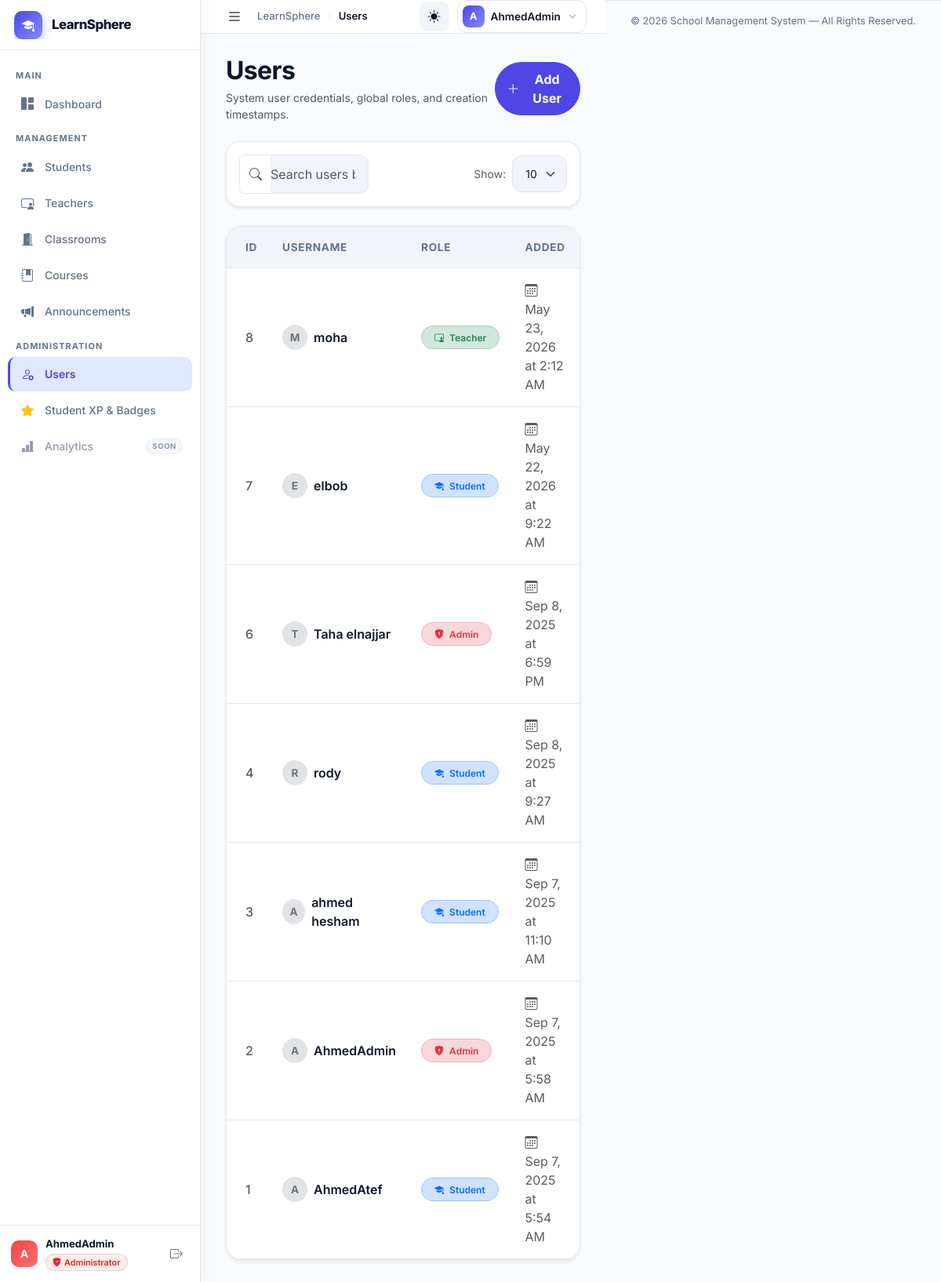
Screenshot of /modules/admin/users/index.php (signed in) with the database file from the repository.
### tables this page shows
CREATE TABLE `users` (
  `id` int(11) NOT NULL AUTO_INCREMENT,
  `username` varchar(100) NOT NULL,
  `email` varchar(150) NOT NULL,
  `password` varchar(255) NOT NULL,
  `role` enum('admin','teacher','student') DEFAULT 'student',
  `created_at` timestamp NOT NULL DEFAULT current_timestamp(),
  PRIMARY KEY (`id`),
  UNIQUE KEY `username` (`username`),
  UNIQUE KEY `email` (`email`)
);

### config/app.php (called while the page is built, shortened)
<?php
function app_base_url(): string
{
    static $baseUrl = null;
    if ($baseUrl !== null) {
        return $baseUrl;
    }
    $scriptName = str_replace('\\', '/', $_SERVER['SCRIPT_NAME'] ?? '');
    $projectFolder = basename(BASE_PATH);
    $projectPath = '/' . $projectFolder;
    $position = stripos($scriptName, $projectPath);
    if ($position !== false) {
        $baseUrl = substr($scriptName, 0, $position + strlen($projectPath));
    } else {
        $baseUrl = '';
    }
    return rtrim($baseUrl, '/');
}
function app_url(string $path = ''): string
{
    $path = ltrim($path, '/');
    $baseUrl = app_base_url();
    return ($baseUrl === '' ? '' : $baseUrl) . '/' . $path;
}

### modules/admin/users/index.php (the view, shortened to what this page needs)
<?php
require_once '../../../config/app.php';
require_once BASE_PATH . '/config/connect.php';
require_once BASE_PATH . '/includes/header.php';
$search = trim($_GET['search'] ?? '');
$limit = isset($_GET['limit']) ? (int)$_GET['limit'] : 10;
$page = isset($_GET['page']) ? (int)$_GET['page'] : 1;
$offset = ($page - 1) * $limit;
if ($search !== '') {
    $countStmt = $conn->prepare("SELECT COUNT(*) as total FROM users WHERE username LIKE ? OR role LIKE ?");
    $searchWildcard = "%$search%";
    $countStmt->bind_param("ss", $searchWildcard, $searchWildcard);
    $countStmt->execute();
    $totalRows = $countStmt->get_result()->fetch_assoc()['total'];
    $countStmt->close();
    $stmt = $conn->prepare("SELECT id, username, role, created_at FROM users WHERE username LIKE ? OR role LIKE ? ORDER BY id DESC LIMIT ? OFFSET ?");
    $stmt->bind_param("ssii", $searchWildcard, $searchWildcard, $limit, $offset);
    $stmt->execute();
    $result = $stmt->get_result();
} else {
    $totalRows = $conn->query("SELECT COUNT(*) as total FROM users")->fetch_assoc()['total'];
    $stmt = $conn->prepare("SELECT id, username, role, created_at FROM users ORDER BY id DESC LIMIT ? OFFSET ?");
    $stmt->bind_param("ii", $limit, $offset);
    $stmt->execute();
    $result = $stmt->get_result();
}
function get_role_badge(string $role): string
{
    $roleLower = strtolower($role);
    if ($roleLower === 'admin') {
        return '<span class="badge rounded-pill bg-danger-subtle text-danger border border-danger-subtle px-3 py-2 fw-semibold"><i class="bi bi-shield-lock-fill me-1"></i> Admin</span>';
    } elseif ($roleLower === 'teacher') {
        return '<span class="badge rounded-pill bg-success-subtle text-success border border-success-subtle px-3 py-2 fw-semibold"><i class="bi bi-person-video3 me-1"></i> Teacher</span>';
    } elseif ($roleLower === 'student') {
        return '<span class="badge rounded-pill bg-primary-subtle text-primary border border-primary-subtle px-3 py-2 fw-semibold"><i class="bi bi-mortarboard-fill me-1"></i> Student</span>';
    } else {
        return '<span class="badge rounded-pill bg-secondary-subtle text-secondary border border-secondary-subtle px-3 py-2 fw-semibold">' . htmlspecialchars($role) . '</span>';
    }
}
?>
    <div class="d-flex justify-content-between align-items-center mb-4">
        <div>
            <h2 class="mb-1">Users</h2>
            <p class="text-muted small mb-0">System user credentials, global roles, and creation timestamps.</p>
        </div>
        <a href="<?= app_url('modules/admin/users/create.php'); ?>"
           class="btn btn-success rounded-pill d-inline-flex align-items-center gap-2">
            <i class="bi bi-plus-lg"></i> Add User
        </a>
    </div>
    <div class="card border-0 shadow-sm mb-4" style="background: var(--app-surface); border: 1px solid var(--app-border) !important; border-radius: 18px;">
        <div class="card-body p-3">
            <form method="GET" action="" id="searchForm">
                <div class="row g-3 align-items-center">
                    <div class="col-md-6 col-lg-5">
                        <div class="input-group">
                            <span class="input-group-text bg-transparent border-end-0 text-muted" style="border-color: var(--app-border);">
                                <i class="bi bi-search"></i>
                            </span>
                            <input type="text"
                                   name="search"
                                   class="form-control border-start-0 ps-0"
                                   placeholder="Search users by username or role..."
                                   value="<?= htmlspecialchars($search); ?>"
                                   style="border-color: var(--app-border);">
                        </div>
                    </div>
                    <div class="col-auto ms-auto d-flex align-items-center gap-3">
                        <div class="d-flex align-items-center gap-2">
                            <span class="text-muted small text-nowrap">Show:</span>
                            <select name="limit" class="form-select form-select-sm" onchange="document.getElementById('searchForm').submit()" style="width: auto; min-width: 70px;">
                                <option value="10" <?= $limit === 10 ? 'selected' : ''; ?>>10</option>
                            </select>
                        </div>
                    </div>
                </div>
            </form>
        </div>
    </div>
    <?php if ($totalRows > 0): ?>
        <div class="table-wrapper table-responsive border-0 shadow-sm" style="border-radius: 20px; overflow: hidden; padding: 0; background: var(--app-surface); border: 1px solid var(--app-border) !important;">
            <table class="table table-hover mb-0 align-middle">
                <thead class="table-light" style="background-color: var(--app-surface-soft) !important;">
                    <tr>
                        <th class="ps-4 py-3" style="color: var(--app-muted); font-size: 0.85rem; font-weight: 700; border-bottom: 1px solid var(--app-border);">ID</th>
                        <th class="py-3" style="color: var(--app-muted); font-size: 0.85rem; font-weight: 700; border-bottom: 1px solid var(--app-border);">Username</th>
                        <th class="py-3" style="color: var(--app-muted); font-size: 0.85rem; font-weight: 700; border-bottom: 1px solid var(--app-border);">Role</th>
                        <th class="py-3" style="color: var(--app-muted); font-size: 0.85rem; font-weight: 700; border-bottom: 1px solid var(--app-border);">Added</th>
                        <th class="pe-4 py-3 text-end" style="color: var(--app-muted); font-size: 0.85rem; font-weight: 700; border-bottom: 1px solid var(--app-border);" width="200">Actions</th>
                    </tr>
                </thead>
                <tbody>
                    <?php while ($row = $result->fetch_assoc()): ?>
                        <tr>
                            <td class="ps-4 fw-medium text-muted" style="border-bottom: 1px solid var(--app-border);"><?= $row['id']; ?></td>
                            <td style="border-bottom: 1px solid var(--app-border);">
                                <div class="d-flex align-items-center gap-2">
                                    <div class="avatar-circle d-flex align-items-center justify-content-center fw-bold bg-secondary-subtle text-secondary rounded-circle" style="width: 32px; height: 32px; font-size: 0.85rem;">
                                        <?= strtoupper(substr($row['username'], 0, 1)); ?>
                                    </div>
                                    <span class="fw-semibold"><?= htmlspecialchars($row['username']); ?></span>
                                </div>
                            </td>
                            <td style="border-bottom: 1px solid var(--app-border);">
                                <?= get_role_badge($row['role']); ?>
                            </td>
                            <td class="text-muted" style="border-bottom: 1px solid var(--app-border);">
                                <i class="bi bi-calendar3 me-1 text-muted opacity-70"></i>
                                <?= date('M j, Y \a\t g:i A', strtotime($row['created_at'])); ?>
                            </td>
                            <td class="pe-4 text-end" style="border-bottom: 1px solid var(--app-border);">
                            </td>
                        </tr>
                    <?php endwhile; ?>
                </tbody>
            </table>
        </div>
    <?php endif; ?>
</div>
<?php require_once BASE_PATH . '/includes/footer.php'; ?>

### assets/css/custom.css (style rules this page uses)
:root { --app-bg: #f8fafc; --app-surface: #ffffff; --app-surface-soft: #f1f5f9; --app-text: #0f172a; --app-muted: #64748b; --app-border: #e2e8f0; --app-primary: #4f46e5; --app-primary-soft: #e0e7ff; --app-success: #10b981; --app-warning: #f59e0b; --app-danger: #ef4444; --app-shadow: 0 10px 40px -10px rgba(0,0,0,0.08); --app-shadow-hover: 0 20px 40px -10px rgba(0,0,0,0.12); --sidebar-width: 256px; --sidebar-collapsed-width: 72px; --topbar-height: 64px; --sidebar-transition: 0.28s cubic-bezier(0.4, 0, 0.2, 1); }
html, body { height: 100%; overflow: hidden; }
body { background: var(--app-bg); color: var(--app-text); font-family: "Inter", "Poppins", system-ui, -apple-system, "Segoe UI", Roboto, Arial, sans-serif; letter-spacing: 0; transition: background-color 0.3s ease, color 0.3s ease; }
h1, h2, h3, h4, h5, h6 { font-weight: 700; letter-spacing: -0.02em; }
.btn { border-radius: 12px; font-weight: 700; padding: 9px 14px; }
.btn-primary, .btn-success { background: var(--app-primary); border-color: var(--app-primary); transition: all 0.3s ease; }
.card { background: var(--app-surface); border: 1px solid var(--app-border); border-radius: 28px; box-shadow: var(--app-shadow); transition: all 0.3s cubic-bezier(0.4, 0, 0.2, 1); }
.table-wrapper { background: var(--app-surface); border-radius: 28px; box-shadow: var(--app-shadow); padding: 24px; border: 1px solid var(--app-border); overflow: hidden; }
.table { margin-bottom: 0; --bs-table-bg: transparent; --bs-table-color: var(--app-text); border-color: var(--app-border); }
.table>thead>tr>th { border-bottom-width: 1px; border-bottom-color: var(--app-border); font-weight: 600; color: var(--app-muted); text-transform: uppercase; font-size: 0.85rem; letter-spacing: 0.05em; padding: 16px; background: transparent !important; }
.table>tbody>tr>td { border-bottom-color: var(--app-border); padding: 16px; vertical-align: middle; }
.form-control, .form-select { background-color: var(--app-surface-soft); border: 1px solid var(--app-border); border-radius: 12px; padding: 12px 16px; color: var(--app-text); transition: all 0.3s ease; }

### rows the page displays
users: id "8", username "M", username "moha", role "teacher" (drawn), created_at "May 23, 2026 at 2:12 AM"
users: id "7", username "E", username "elbob", role "student" (drawn), created_at "May 22, 2026 at 9:22 AM"
users: id "6", username "T", username "Taha elnajjar", role "admin" (drawn), created_at "Sep 8, 2025 at 6:59 PM"
users: id "4", username "R", username "rody", role "student" (drawn), created_at "Sep 8, 2025 at 9:27 AM"
users: id "3", username "A", username "ahmed hesham", role "student" (drawn), created_at "Sep 7, 2025 at 11:10 AM"
users: id "2", username "A", username "AhmedAdmin", role "admin" (drawn), created_at "Sep 7, 2025 at 5:58 AM"
users: id "1", username "A", username "AhmedAtef", role "student" (drawn), created_at "Sep 7, 2025 at 5:54 AM"

### other values shown
substr($_SESSION['username'] ?? 'U', 0, 1) "A"
$_SESSION['username'] "AhmedAdmin"
role_label($currentRole) "Administrator"
